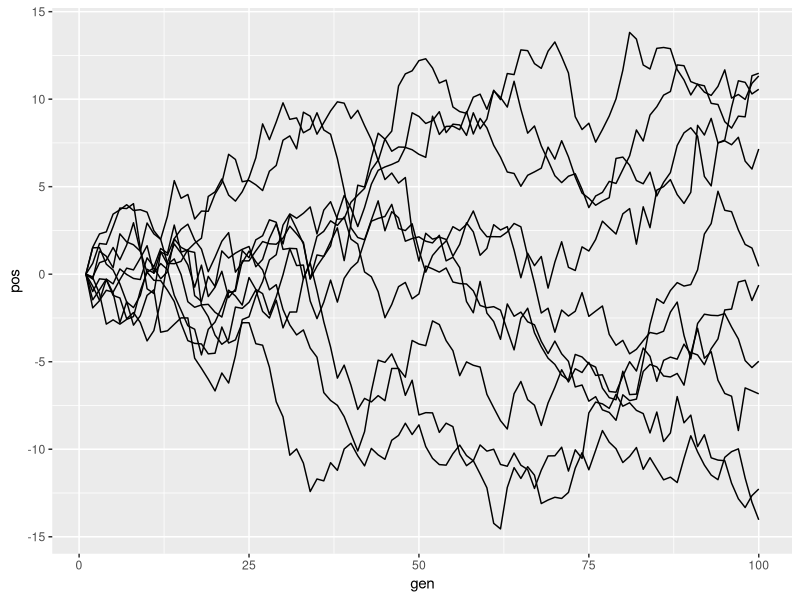

The R script that drew this image:
# Brownian motion proof of concept
# Jeff Oliver
# jcoliver@arizona.edu
# 2021-07-14

library(ggplot2)
library(dplyr)

num_gen <- 100
num_reps <- 10
step <- 1

out <- NULL
for (rep in 1:num_reps) {
  one_rep <- data.frame(rep = rep,
                        gen = 1:num_gen,
                        pos = NA)
  for (gen in 1:num_gen) {
    if (gen == 1) {
      position <- 0
    } else {
      position <- one_rep$pos[gen - 1] + rnorm(n = 1, 
                                               mean = 0,
                                               sd = step)
    }
    one_rep$pos[gen] <- position
  }
  if (is.null(out)) {
    out <- one_rep
  } else {
    out <- out %>%
      dplyr::bind_rows(one_rep)
  }
}

ggplot(data = out,
       mapping = aes(x = gen, y = pos, 
                     group = rep)) +
  geom_line()
